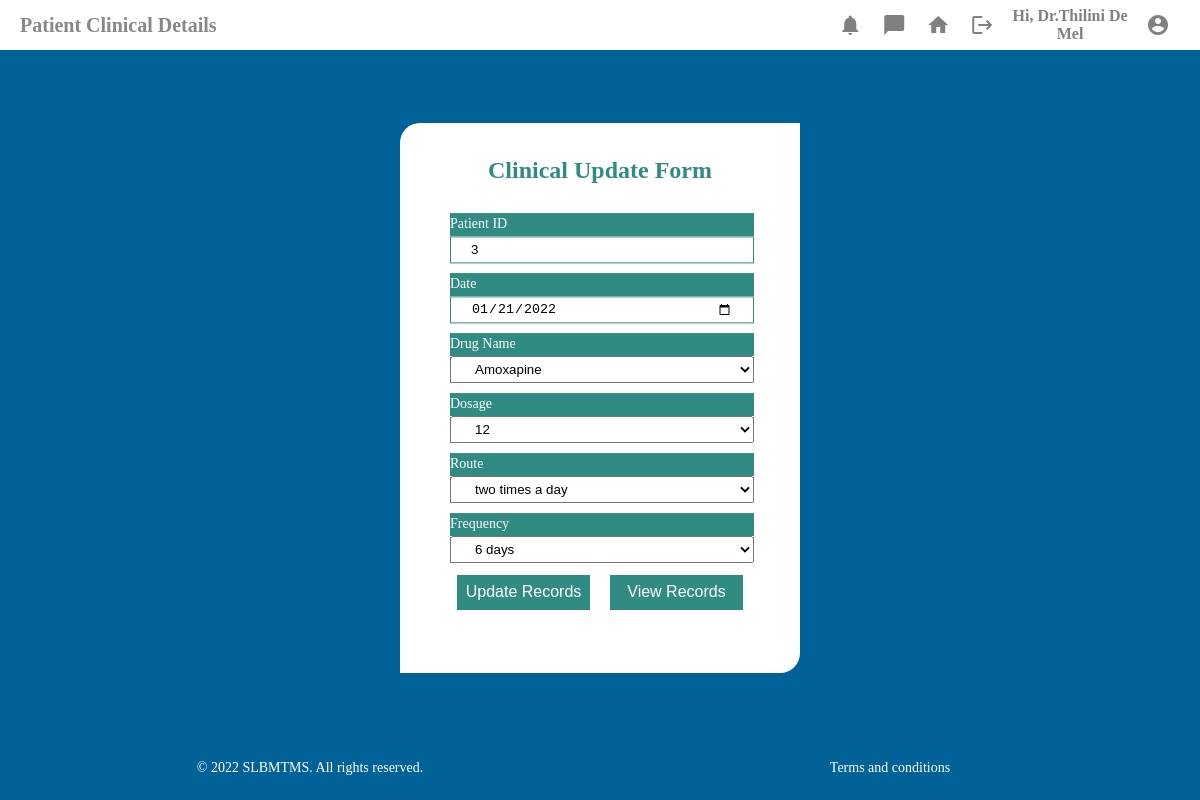
The app's page /src/php/consultant_patient_clinical_reports_update.php?update-id=12 (signed in) with its own data.
### tables this page shows
CREATE TABLE `patient_clinical_reports` (
  `patient_cr_id` int(11) NOT NULL,
  `patient_id` int(11) NOT NULL,
  `date` date NOT NULL,
  `drug_name` varchar(255) NOT NULL,
  `dosage` int(11) NOT NULL,
  `route` varchar(255) NOT NULL,
  `frequency` varchar(255) NOT NULL
);

### src/php/consultant_patient_clinical_reports_update.php (the view, shortened to what this page needs)
<?php
if (isset($_SESSION['user_name']) && isset($_SESSION['consultant_name']))
{
include '../../config/connection.php';
$patient_cr_id=$_GET['update-id'];
$sql2="SELECT * FROM patient_clinical_reports WHERE patient_cr_id=$patient_cr_id";
$result2=mysqli_query($connection,$sql2);
if( $result2){
  while($rows = mysqli_fetch_assoc($result2)){
    $patient_id=$rows['patient_id'];
    $date=$rows['date'];
    $drug_name=$rows['drug_name'];
    $dosage=$rows['dosage'];
    $route=$rows['route'];
    $frequency=$rows['frequency'];
  }
}
else{
  die(mysqli_error($connection));
}
?>
<!DOCTYPE html>
<html lang="en" dir="ltr">
  <head>
    <link rel="stylesheet" type="text/css" href="../../public/css/consultant_patient_clinical_reports_update.css">
  </head>
  <body>
    <div class="hero">
      <div class="rtop">
        <div class="empty">
          <p>Patient Clinical Details</p>
        </div>
        <div class="profile">
          <abbr title="notifications">
            <a href="../../public/html/consultant_notifications.html">
              <div class="icon">
                <span class="material-icons">
                </span>
              </div>
            </a>
          </abbr>
          <abbr title="messages">
            <a href="../../public/html/consultant_messages.html">
              <div class="icon">
                <span class="material-icons">
                </span>
              </div>
            </a>
          </abbr>
          <abbr title="Home">
            <a href="consultant_home.php">
              <div class="icon">
                <span class="material-icons">
                </span>
              </div>
            </a>
          </abbr>
          <abbr title="Logout">
            <a href="consultant_login.php">
              <div class="icon">
                <span class="material-icons">
                </span>
              </div>
            </a>
          </abbr>
          <abbr title="Welcome!">
            <div class="greet">
              <h3 class="greet-text">Hi, Dr.<?php echo $_SESSION['consultant_name'];?></h3>
            </div>
          </abbr>
          <abbr title="Profile">
            <a href="../../public/html/consultant_profile.html">
              <div class="pp">
                <span class="material-icons">
                </span>
              </div>
            </a>
          </abbr>
        </div>
      </div>
      <div class="middle">
        <div class="form">
          <form class="" action="" method="post">
            <div class="title">
              <p>Clinical Update Form</p>
            </div>
            <label class="lbl">Patient ID</label>
            <input type="text" name="patient_id" value=<?php echo $patient_id ?> placeholder="Enter Patient ID" autocomplete="off">
            <label class="lbl">Date</label>
            <input type="date" name="date" value=<?php echo $date ?> placeholder="Choose Date" autocomplete="off">
            <label class="lbl">Drug Name</label>
            <select class="select" name="drug_name" placeholder="Choose Drug Name" autocomplete="off">
              <option selected="selected"><?php echo $drug_name ?></option>
              </select>
            <label class="lbl">Dosage</label>
            <select class="select" name="dosage" autocomplete="off">
              <option selected="selected"><?php echo $dosage ?></option>
            </select>
            <label class="lbl">Route</label>
            <select class="select" name="route" placeholder="Choose Route" autocomplete="off">
              <option selected="selected"><?php echo $route ?></option>
            </select>
            <label class="lbl">Frequency</label>
            <select class="select" name="frequency" placeholder="Choose Frequency" autocomplete="off">
              <option selected="selected"><?php echo $frequency ?></option>
            </select>
            <div class="btns">
              <button type="submit" name="submit">Update Records</button>
              <button type="button" name="button"><a href="consultant_patient_clinical_manage.php">View Records</a></button>
            </div>
          </form>
        </div>
      </div>
      <div class="bottom">
        <div class="bottom-input">
          <span>© 2022 SLBMTMS. All rights reserved.</span>
        </div>
        <div class="bottom-input">
          <span>Terms and conditions</span>
        </div>
      </div>
    </div>
  </body>
</html>
<?php
}
?>

### public/css/consultant_patient_clinical_reports_update.css (style rules this page uses)
* { box-sizing: border-box; }
.hero { display: flex; flex-direction: column; flex-wrap: wrap; flex: 100%; position: absolute; top: 0; left: 0; right: 0; bottom: 0; }
.middle { display: flex; align-items: center; position: absolute; top: 50px; bottom: 60px; left: 0; right: 0; box-sizing: border-box; background: #006296; }
.bottom { height: 60px; flex: 10%; background-color: white; padding: 20px; display: flex; justify-content: center; align-items:space-between; position: absolute; bottom: 0; overflow: hidden; background-color: #006296; width: 100%; }
.bottom-input { width: 50%; justify-content: center; text-align:center; color: #fff; font-size: 14px; }
.profile { height: 50px; display: flex; align-items: center; float: right; margin-right: 20px; }
abbr { text-decoration: none; }
.greet { display: flex; justify-content: space-between; }
.greet-text { text-align:center; font-size: 16px; color: gray; }
.profile .material-icons { color: gray; cursor: pointer; padding: 10px; }
.rtop { height: 50px; display: flex; justify-content: space-between; }
.empty { flex: 70%; font-size: 30px; display: flex; align-items: center; margin-left: 20px; }
.empty p { text-align: justify; font-size: 20px; color:#888; font-weight:bolder; }
.form { position: absolute; top: 52%; left: 50%; transform: translate(-50%, -52%); background: #fff; width: 400px; height: 550px; border-top-left-radius: 20px; border-bottom-right-radius: 20px; padding: 10px; }
.title { transform: translate(0,0); text-align: center; }
.title p { color: #308C83; font-size: 24px; font-weight: 900; }
label { transform: translateY(22%); font-size: 14px; width: 80%; height: 23px; display: flex; align-items: center; margin: 0 0 0 40px; background: #308C83; color: #fff; }
.form input { transform: translateY(20%); border: 1px solid #308C83; display: block; height: 27px; width: 80%; padding: 0 20px; margin: 0 0 10px 40px; }
.select { transform: translateY(20%); width: 80%; height: 27px; padding-left: 20px; margin: 0 0 10px 40px; }
button { background: #308C83; color: #fff; font-size: 16px; width: 35%; height: 35px; cursor: pointer; border: none; margin: 0 10px; }
.btns { transform: translateY(20%); display: flex; align-items: center; justify-content: center; }
a { text-decoration: none; color: white; }
::placeholder { position: relative; left: 5px; text-align: justify; }

### records on screen
patient_clinical_reports: patient_id "3", date "01/21/2022", drug_name "Amoxapine", dosage "12", route "two times a day", frequency "6 days"

### other values on screen
$_SESSION['consultant_name'] "Thilini De Mel"
